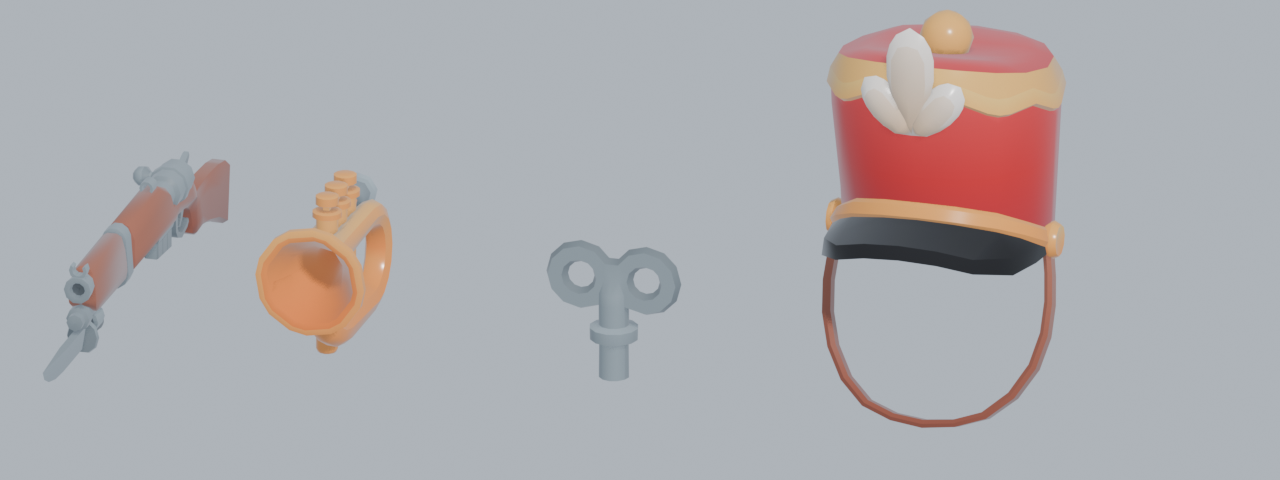
#> input picture skills/chat/workflows/KFB_PRISON_MAZE_GREYBOX_2026-10-10/A3_TOYSOLDIER_PARTS.png, 1280 x 480 px, given in place of 34_01_Demo_Port.png, which was not available
$ python a1_board.py
#> lines starting #> are read from the running program, lines starting #| are printed output that depends on the picture; pictures that were not available may be replaced by others from this repository, and a replacement may not be noted
"""Compose the Step A1 island contact boards from the Blender renders."""
from PIL import Image, ImageDraw, ImageFont
import sys, os
R = 'renders/A/'
F = '/usr/share/fonts/truetype/dejavu/DejaVuSans-Bold.ttf'
f1 = ImageFont.truetype(F, 22); f2 = ImageFont.truetype(F.replace('-Bold', ''), 16)
ISL = ['01_Demo_Port', '02_Demo_River', '03_Demo_Backyard', '04_Demo_Beach',
       '05_Demo_PirateCave', '06_Demo_Iceland', '07_Demo_PondLand', '08_Demo_Forest']
NOTE = {  # size (m), main flat level area, largest flat circle radius
 '01_Demo_Port': '24x21 m · flat 211 m² · r 4.0', '02_Demo_River': '12x12 m · flat 85 m² · r 4.0',
 '03_Demo_Backyard': '20x20 m · flat 261 m² · r 9.5', '04_Demo_Beach': '12x12 m · flat 87 m² · r 2.5',
 '05_Demo_PirateCave': '26x27 m · flat 322 m² · r 6.0', '06_Demo_Iceland': '27x30 m · flat 310 m² · r 6.5',
 '07_Demo_PondLand': '27x27 m · flat 334 m² · r 6.0', '08_Demo_Forest': '19x19 m · flat 270 m² · r 9.5'}
W, H = 640, 480
def board(prefix, out, title):
#> called with prefix = '34_', out = 'A1_ISLANDS_34_BOARD.png'
    img = Image.new('RGB', (4 * W, 2 * (H + 56) + 50), (240, 238, 232))
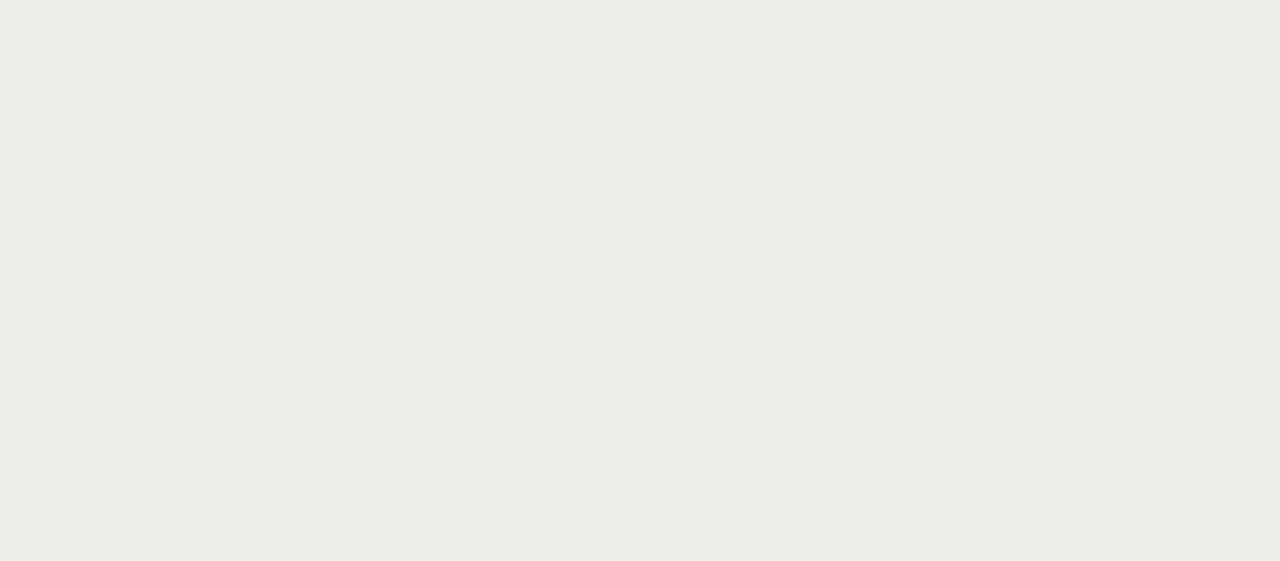
#> img: PIL image 2560x1122 RGB (shown at 1/2 size); mean R, G, B 240, 238, 232
    d = ImageDraw.Draw(img); d.text((14, 12), title, font=f1, fill=(30, 30, 30))
    for k, n in enumerate(ISL):
        x, y = (k % 4) * W, 50 + (k // 4) * (H + 56)
        img.paste(Image.open(R + prefix + n + '.png').convert('RGB'), (x, y))
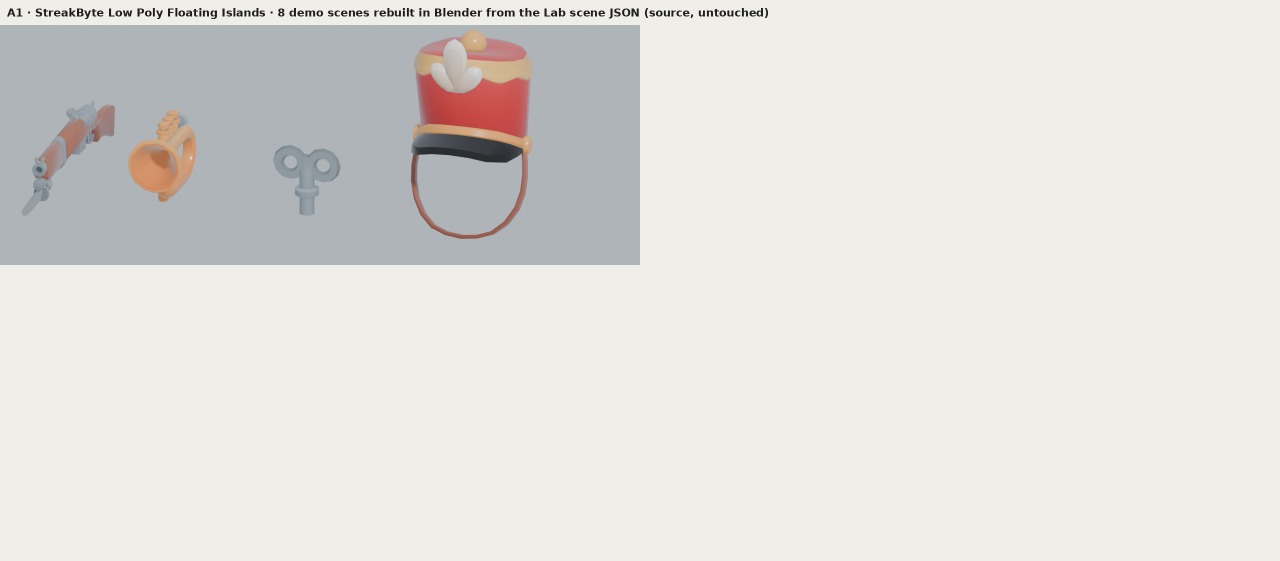
#> img: PIL image 2560x1122 RGB (shown at 1/2 size); mean R, G, B 225.2, 223.1, 219
        d.text((x + 10, y + H + 6), n.replace('_Demo_', ' · '), font=f1, fill=(20, 20, 20))
        d.text((x + 10, y + H + 32), NOTE[n], font=f2, fill=(70, 70, 70))
#> pass 2 of the loop in board, `for k, n in enumerate(ISL):`:
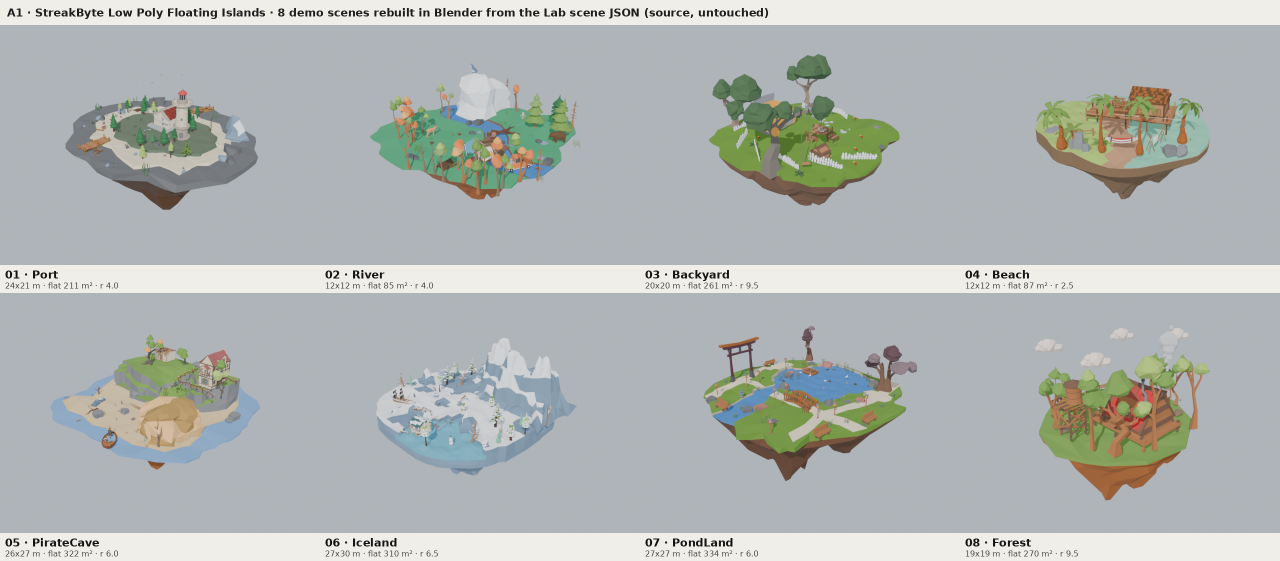
#> input picture skills/chat/workflows/KFB_PRISON_MAZE_GREYBOX_2026-10-10/A1_ISLANDS_34_BOARD.png, 2560 x 1122 px, given in place of 34_02_Demo_River.png, which was not available (shown at 1/2 size)
#> in board, `img.paste(Image.open(R + prefix + n + '.png').convert('RGB'), (x, y))`:
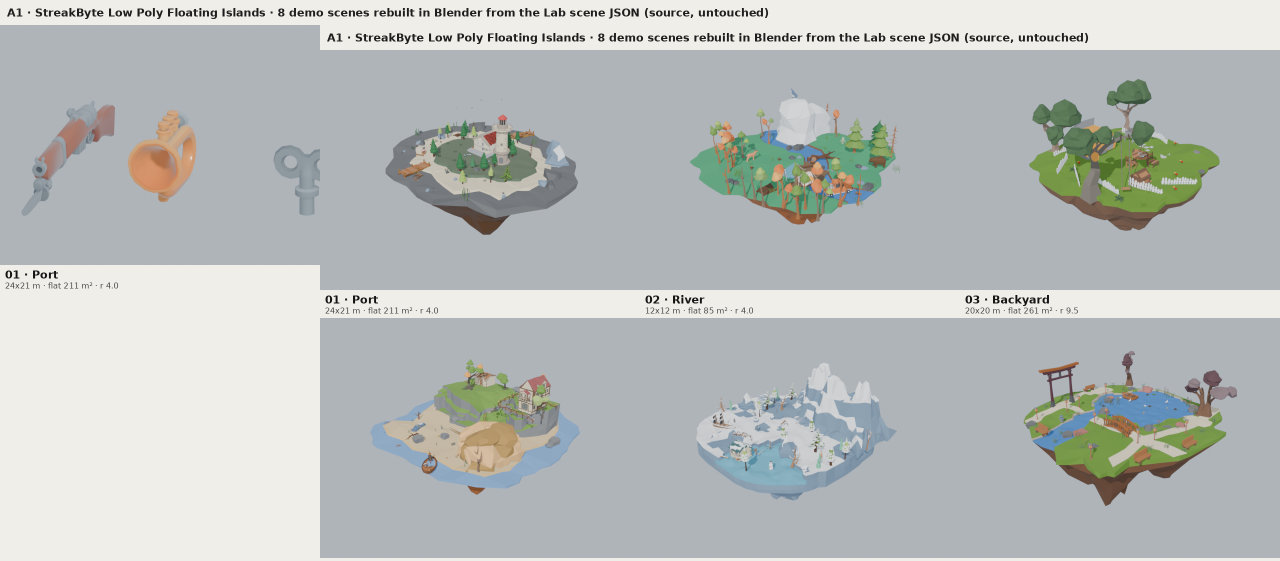
#> img: PIL image 2560x1122 RGB (shown at 1/2 size); mean R, G, B 184.6, 188.4, 187.4
    img.save(R + out)
#> (the run stopped early here; a loop or call above may not have finished)
